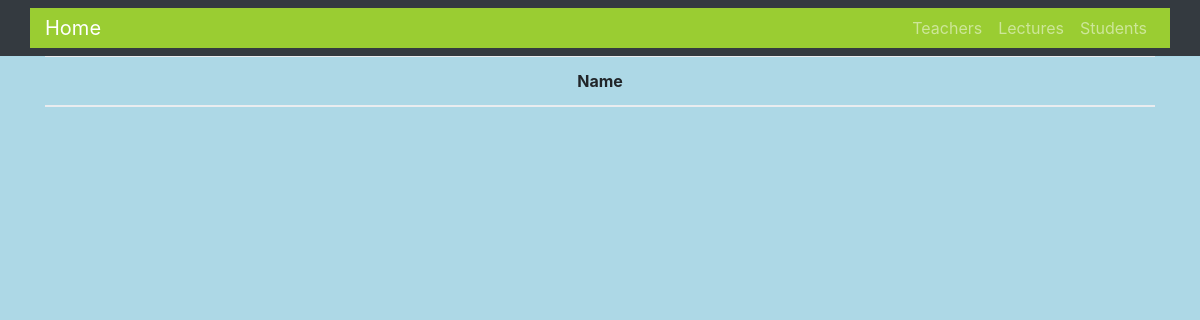
Page /lectures/ on the earlier database version.
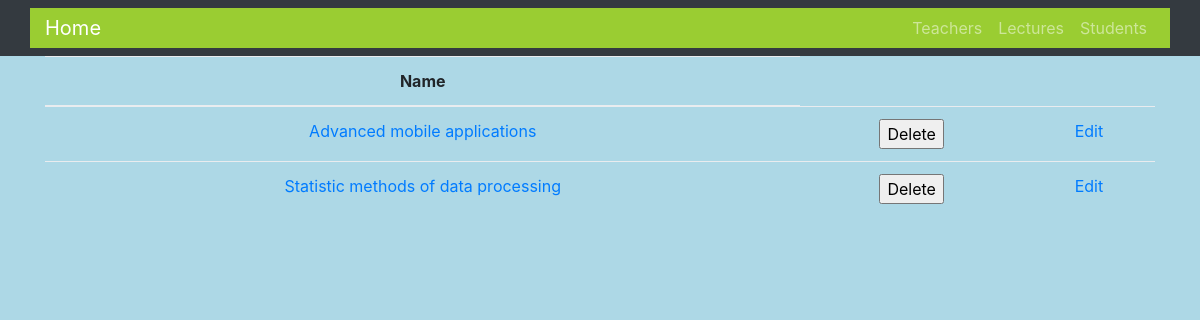
Same page on the later database version.
### PWJS_Django/models.py (models this page shows, shortened)
@python_2_unicode_compatible
class Lecture(models.Model):
    name = models.CharField(max_length=140)

### PWJS_Django/views.py (the view)
# urls.py: url(r'^lectures/$', views.lectures),
def lectures(request):
    l = Lecture.objects.all()
    return render(request, 'lectures.html', {'lectures': l})

### templates/lectures.html (shortened to what this page needs)
{% extends 'base.html' %}
{% block content %}
<table class="table">
    <thead>
        <tr>
            <th scope="col">Name</th>
        </tr>
    </thead>
    <tbody>
        {% for lecture in lectures %}
            <tr>
                <td><a href="{{ BASE_URL }}/lecture/{{ lecture.id }}">{{ lecture.name }}</a></td>
                <td>
                    <form method="POST" action="{{ BASE_URL }}/lecture/delete/{{ lecture.id }}/">
                        <input type="submit" value="Delete"/>
                    </form>
                </td>
                <td><a href="{{ BASE_URL }}/lecture/edit/{{ lecture.id }}">Edit</a></td>
            </tr>
        {% endfor %}
    </tbody>
</table>
{% endblock %}

### templates/base.html (shortened to what this page needs)
<!DOCTYPE html>
<html lang="en">
  <head>
    {% load static %}
    <link href="{% static "vendor/bootstrap/css/bootstrap.min.css" %}" rel="stylesheet">
  </head>
  <body>
    <nav class="navbar navbar-expand-lg navbar-dark bg-dark fixed-top">
      <div class="container"  style="background-color: yellowgreen; color: darkgreen">
        <a class="navbar-brand" href="#" >Home</a>
        <div class="collapse navbar-collapse" id="navbarResponsive">
          <ul class="navbar-nav ml-auto">
            <li class="nav-item">
              <a class="nav-link" href="/teachers">Teachers</a>
            </li>
            <li class="nav-item">
              <a class="nav-link" href="/lectures">Lectures</a>
            </li>
            <li class="nav-item">
              <a class="nav-link" href="/students">Students</a>
            </li>
          </ul>
        </div>
      </div>
    </nav>
    <div class="container">
      <div class="row">
        <div class="col-lg-12 text-center">
          {% block content %}{% endblock %}
        </div>
      </div>
    </div>
    {% load static %}
  </body>
</html>

### templates/base.html (style rules this page uses)
body { padding-top: 54px; background-color: lightblue; }
@media (min-width: 992px) { body { padding-top: 56px; } }

Differences in the rows shown:
added Lecture: name "Advanced mobile applications"
added Lecture: name "Statistic methods of data processing"
